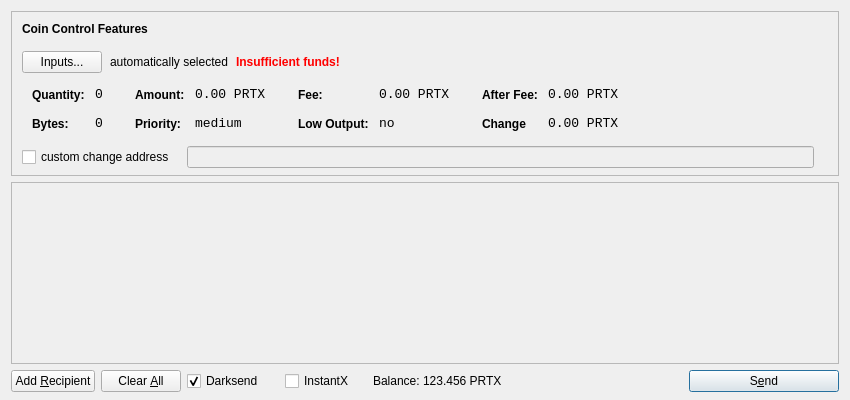
<?xml version="1.0" encoding="UTF-8"?>
<ui version="4.0">
 <class>SendCoinsDialog</class>
 <widget class="QDialog" name="SendCoinsDialog">
  <property name="geometry">
   <rect>
    <x>0</x>
    <y>0</y>
    <width>850</width>
    <height>400</height>
   </rect>
  </property>
  <property name="windowTitle">
   <string>Send Coins</string>
  </property>
  <layout class="QVBoxLayout" name="verticalLayout" stretch="0,1,0">
   <property name="bottomMargin">
    <number>8</number>
   </property>
   <item>
    <widget class="QFrame" name="frameCoinControl">
     <property name="sizePolicy">
      <sizepolicy hsizetype="Expanding" vsizetype="Expanding">
       <horstretch>0</horstretch>
       <verstretch>0</verstretch>
      </sizepolicy>
     </property>
     <property name="maximumSize">
      <size>
       <width>16777215</width>
       <height>16777215</height>
      </size>
     </property>
     <property name="frameShape">
      <enum>QFrame::StyledPanel</enum>
     </property>
     <property name="frameShadow">
      <enum>QFrame::Sunken</enum>
     </property>
     <layout class="QVBoxLayout" name="verticalLayoutCoinControl2">
      <property name="spacing">
       <number>-1</number>
      </property>
      <property name="leftMargin">
       <number>0</number>
      </property>
      <property name="topMargin">
       <number>0</number>
      </property>
      <property name="rightMargin">
       <number>0</number>
      </property>
      <property name="bottomMargin">
       <number>6</number>
      </property>
      <item>
       <layout class="QVBoxLayout" name="verticalLayoutCoinControl" stretch="0,0,0,0,1">
        <property name="spacing">
         <number>0</number>
        </property>
        <property name="leftMargin">
         <number>10</number>
        </property>
        <property name="topMargin">
         <number>10</number>
        </property>
        <item>
         <layout class="QHBoxLayout" name="horizontalLayoutCoinControl1">
          <property name="bottomMargin">
           <number>15</number>
          </property>
          <item>
           <widget class="QLabel" name="labelCoinControlFeatures">
            <property name="sizePolicy">
             <sizepolicy hsizetype="Preferred" vsizetype="Maximum">
              <horstretch>0</horstretch>
              <verstretch>0</verstretch>
             </sizepolicy>
            </property>
            <property name="font">
             <font>
              <weight>75</weight>
              <bold>true</bold>
             </font>
            </property>
            <property name="styleSheet">
             <string notr="true">font-weight:bold;</string>
            </property>
            <property name="text">
             <string>Coin Control Features</string>
            </property>
           </widget>
          </item>
         </layout>
        </item>
        <item>
         <layout class="QHBoxLayout" name="horizontalLayoutCoinControl2" stretch="0,0,0,0">
          <property name="spacing">
           <number>8</number>
          </property>
          <property name="bottomMargin">
           <number>10</number>
          </property>
          <item>
           <widget class="QPushButton" name="pushButtonCoinControl">
            <property name="styleSheet">
             <string notr="true"/>
            </property>
            <property name="text">
             <string>Inputs...</string>
            </property>
           </widget>
          </item>
          <item>
           <widget class="QLabel" name="labelCoinControlAutomaticallySelected">
            <property name="text">
             <string>automatically selected</string>
            </property>
            <property name="margin">
             <number>5</number>
            </property>
           </widget>
          </item>
          <item>
           <widget class="QLabel" name="labelCoinControlInsuffFunds">
            <property name="font">
             <font>
              <weight>75</weight>
              <bold>true</bold>
             </font>
            </property>
            <property name="styleSheet">
             <string notr="true">color:red;font-weight:bold;</string>
            </property>
            <property name="text">
             <string>Insufficient funds!</string>
            </property>
            <property name="margin">
             <number>5</number>
            </property>
           </widget>
          </item>
          <item>
           <spacer name="horizontalSpacerCoinControl">
            <property name="orientation">
             <enum>Qt::Horizontal</enum>
            </property>
            <property name="sizeHint" stdset="0">
             <size>
              <width>40</width>
              <height>1</height>
             </size>
            </property>
           </spacer>
          </item>
         </layout>
        </item>
        <item>
         <widget class="QWidget" name="widgetCoinControl" native="true">
          <property name="sizePolicy">
           <sizepolicy hsizetype="Preferred" vsizetype="Preferred">
            <horstretch>0</horstretch>
            <verstretch>0</verstretch>
           </sizepolicy>
          </property>
          <property name="minimumSize">
           <size>
            <width>0</width>
            <height>0</height>
           </size>
          </property>
          <property name="styleSheet">
           <string notr="true"/>
          </property>
          <layout class="QHBoxLayout" name="horizontalLayoutCoinControl5">
           <property name="margin">
            <number>0</number>
           </property>
           <item>
            <layout class="QHBoxLayout" name="horizontalLayoutCoinControl3" stretch="0,0,0,1">
             <property name="spacing">
              <number>20</number>
             </property>
             <property name="topMargin">
              <number>0</number>
             </property>
             <property name="bottomMargin">
              <number>10</number>
             </property>
             <item>
              <layout class="QFormLayout" name="formLayoutCoinControl1">
               <property name="horizontalSpacing">
                <number>10</number>
               </property>
               <property name="verticalSpacing">
                <number>14</number>
               </property>
               <property name="leftMargin">
                <number>10</number>
               </property>
               <property name="topMargin">
                <number>4</number>
               </property>
               <property name="rightMargin">
                <number>6</number>
               </property>
               <item row="0" column="0">
                <widget class="QLabel" name="labelCoinControlQuantityText">
                 <property name="styleSheet">
                  <string notr="true">font-weight:bold;</string>
                 </property>
                 <property name="text">
                  <string>Quantity:</string>
                 </property>
                 <property name="margin">
                  <number>0</number>
                 </property>
                </widget>
               </item>
               <item row="0" column="1">
                <widget class="QLabel" name="labelCoinControlQuantity">
                 <property name="font">
                  <font>
                   <family>Monospace</family>
                   <pointsize>10</pointsize>
                  </font>
                 </property>
                 <property name="cursor">
                  <cursorShape>IBeamCursor</cursorShape>
                 </property>
                 <property name="contextMenuPolicy">
                  <enum>Qt::ActionsContextMenu</enum>
                 </property>
                 <property name="text">
                  <string>0</string>
                 </property>
                 <property name="margin">
                  <number>0</number>
                 </property>
                 <property name="textInteractionFlags">
                  <set>Qt::LinksAccessibleByMouse|Qt::TextSelectableByKeyboard|Qt::TextSelectableByMouse</set>
                 </property>
                </widget>
               </item>
               <item row="1" column="0">
                <widget class="QLabel" name="labelCoinControlBytesText">
                 <property name="styleSheet">
                  <string notr="true">font-weight:bold;</string>
                 </property>
                 <property name="text">
                  <string>Bytes:</string>
                 </property>
                </widget>
               </item>
               <item row="1" column="1">
                <widget class="QLabel" name="labelCoinControlBytes">
                 <property name="font">
                  <font>
                   <family>Monospace</family>
                   <pointsize>10</pointsize>
                  </font>
                 </property>
                 <property name="cursor">
                  <cursorShape>IBeamCursor</cursorShape>
                 </property>
                 <property name="contextMenuPolicy">
                  <enum>Qt::ActionsContextMenu</enum>
                 </property>
                 <property name="text">
                  <string>0</string>
                 </property>
                 <property name="textInteractionFlags">
                  <set>Qt::LinksAccessibleByMouse|Qt::TextSelectableByKeyboard|Qt::TextSelectableByMouse</set>
                 </property>
                </widget>
               </item>
              </layout>
             </item>
             <item>
              <layout class="QFormLayout" name="formLayoutCoinControl2">
               <property name="horizontalSpacing">
                <number>10</number>
               </property>
               <property name="verticalSpacing">
                <number>14</number>
               </property>
               <property name="leftMargin">
                <number>6</number>
               </property>
               <property name="topMargin">
                <number>4</number>
               </property>
               <property name="rightMargin">
                <number>6</number>
               </property>
               <item row="0" column="0">
                <widget class="QLabel" name="labelCoinControlAmountText">
                 <property name="styleSheet">
                  <string notr="true">font-weight:bold;</string>
                 </property>
                 <property name="text">
                  <string>Amount:</string>
                 </property>
                 <property name="margin">
                  <number>0</number>
                 </property>
                </widget>
               </item>
               <item row="0" column="1">
                <widget class="QLabel" name="labelCoinControlAmount">
                 <property name="font">
                  <font>
                   <family>Monospace</family>
                   <pointsize>10</pointsize>
                  </font>
                 </property>
                 <property name="cursor">
                  <cursorShape>IBeamCursor</cursorShape>
                 </property>
                 <property name="contextMenuPolicy">
                  <enum>Qt::ActionsContextMenu</enum>
                 </property>
                 <property name="text">
                  <string>0.00 PRTX</string>
                 </property>
                 <property name="textInteractionFlags">
                  <set>Qt::LinksAccessibleByMouse|Qt::TextSelectableByKeyboard|Qt::TextSelectableByMouse</set>
                 </property>
                </widget>
               </item>
               <item row="1" column="0">
                <widget class="QLabel" name="labelCoinControlPriorityText">
                 <property name="styleSheet">
                  <string notr="true">font-weight:bold;</string>
                 </property>
                 <property name="text">
                  <string>Priority:</string>
                 </property>
                </widget>
               </item>
               <item row="1" column="1">
                <widget class="QLabel" name="labelCoinControlPriority">
                 <property name="font">
                  <font>
                   <family>Monospace</family>
                   <pointsize>10</pointsize>
                  </font>
                 </property>
                 <property name="cursor">
                  <cursorShape>IBeamCursor</cursorShape>
                 </property>
                 <property name="contextMenuPolicy">
                  <enum>Qt::ActionsContextMenu</enum>
                 </property>
                 <property name="text">
                  <string>medium</string>
                 </property>
                 <property name="textInteractionFlags">
                  <set>Qt::LinksAccessibleByMouse|Qt::TextSelectableByKeyboard|Qt::TextSelectableByMouse</set>
                 </property>
                </widget>
               </item>
              </layout>
             </item>
             <item>
              <layout class="QFormLayout" name="formLayoutCoinControl3">
               <property name="horizontalSpacing">
                <number>10</number>
               </property>
               <property name="verticalSpacing">
                <number>14</number>
               </property>
               <property name="leftMargin">
                <number>6</number>
               </property>
               <property name="topMargin">
                <number>4</number>
               </property>
               <property name="rightMargin">
                <number>6</number>
               </property>
               <item row="0" column="0">
                <widget class="QLabel" name="labelCoinControlFeeText">
                 <property name="styleSheet">
                  <string notr="true">font-weight:bold;</string>
                 </property>
                 <property name="text">
                  <string>Fee:</string>
                 </property>
                 <property name="margin">
                  <number>0</number>
                 </property>
                </widget>
               </item>
               <item row="0" column="1">
                <widget class="QLabel" name="labelCoinControlFee">
                 <property name="font">
                  <font>
                   <family>Monospace</family>
                   <pointsize>10</pointsize>
                  </font>
                 </property>
                 <property name="cursor">
                  <cursorShape>IBeamCursor</cursorShape>
                 </property>
                 <property name="contextMenuPolicy">
                  <enum>Qt::ActionsContextMenu</enum>
                 </property>
                 <property name="text">
                  <string>0.00 PRTX</string>
                 </property>
                 <property name="textInteractionFlags">
                  <set>Qt::LinksAccessibleByMouse|Qt::TextSelectableByKeyboard|Qt::TextSelectableByMouse</set>
                 </property>
                </widget>
               </item>
               <item row="1" column="0">
                <widget class="QLabel" name="labelCoinControlLowOutputText">
                 <property name="styleSheet">
                  <string notr="true">font-weight:bold;</string>
                 </property>
                 <property name="text">
                  <string>Low Output:</string>
                 </property>
                </widget>
               </item>
               <item row="1" column="1">
                <widget class="QLabel" name="labelCoinControlLowOutput">
                 <property name="font">
                  <font>
                   <family>Monospace</family>
                   <pointsize>10</pointsize>
                  </font>
                 </property>
                 <property name="cursor">
                  <cursorShape>IBeamCursor</cursorShape>
                 </property>
                 <property name="contextMenuPolicy">
                  <enum>Qt::ActionsContextMenu</enum>
                 </property>
                 <property name="text">
                  <string>no</string>
                 </property>
                 <property name="textInteractionFlags">
                  <set>Qt::LinksAccessibleByMouse|Qt::TextSelectableByKeyboard|Qt::TextSelectableByMouse</set>
                 </property>
                </widget>
               </item>
              </layout>
             </item>
             <item>
              <layout class="QFormLayout" name="formLayoutCoinControl4">
               <property name="horizontalSpacing">
                <number>10</number>
               </property>
               <property name="verticalSpacing">
                <number>14</number>
               </property>
               <property name="leftMargin">
                <number>6</number>
               </property>
               <property name="topMargin">
                <number>4</number>
               </property>
               <property name="rightMargin">
                <number>6</number>
               </property>
               <item row="0" column="0">
                <widget class="QLabel" name="labelCoinControlAfterFeeText">
                 <property name="styleSheet">
                  <string notr="true">font-weight:bold;</string>
                 </property>
                 <property name="text">
                  <string>After Fee:</string>
                 </property>
                 <property name="margin">
                  <number>0</number>
                 </property>
                </widget>
               </item>
               <item row="0" column="1">
                <widget class="QLabel" name="labelCoinControlAfterFee">
                 <property name="font">
                  <font>
                   <family>Monospace</family>
                   <pointsize>10</pointsize>
                  </font>
                 </property>
                 <property name="cursor">
                  <cursorShape>IBeamCursor</cursorShape>
                 </property>
                 <property name="contextMenuPolicy">
                  <enum>Qt::ActionsContextMenu</enum>
                 </property>
                 <property name="text">
                  <string>0.00 PRTX</string>
                 </property>
                 <property name="textInteractionFlags">
                  <set>Qt::LinksAccessibleByMouse|Qt::TextSelectableByKeyboard|Qt::TextSelectableByMouse</set>
                 </property>
                </widget>
               </item>
               <item row="1" column="0">
                <widget class="QLabel" name="labelCoinControlChangeText">
                 <property name="styleSheet">
                  <string notr="true">font-weight:bold;</string>
                 </property>
                 <property name="text">
                  <string>Change</string>
                 </property>
                </widget>
               </item>
               <item row="1" column="1">
                <widget class="QLabel" name="labelCoinControlChange">
                 <property name="font">
                  <font>
                   <family>Monospace</family>
                   <pointsize>10</pointsize>
                  </font>
                 </property>
                 <property name="cursor">
                  <cursorShape>IBeamCursor</cursorShape>
                 </property>
                 <property name="contextMenuPolicy">
                  <enum>Qt::ActionsContextMenu</enum>
                 </property>
                 <property name="text">
                  <string>0.00 PRTX</string>
                 </property>
                 <property name="textInteractionFlags">
                  <set>Qt::LinksAccessibleByMouse|Qt::TextSelectableByKeyboard|Qt::TextSelectableByMouse</set>
                 </property>
                </widget>
               </item>
              </layout>
             </item>
            </layout>
           </item>
          </layout>
         </widget>
        </item>
        <item>
         <layout class="QHBoxLayout" name="horizontalLayoutCoinControl4" stretch="0,0,0">
          <property name="spacing">
           <number>12</number>
          </property>
          <property name="sizeConstraint">
           <enum>QLayout::SetDefaultConstraint</enum>
          </property>
          <property name="topMargin">
           <number>5</number>
          </property>
          <property name="rightMargin">
           <number>5</number>
          </property>
          <item>
           <widget class="QCheckBox" name="checkBoxCoinControlChange">
            <property name="text">
             <string>custom change address</string>
            </property>
           </widget>
          </item>
          <item>
           <widget class="QLineEdit" name="lineEditCoinControlChange">
            <property name="enabled">
             <bool>false</bool>
            </property>
            <property name="sizePolicy">
             <sizepolicy hsizetype="Expanding" vsizetype="Fixed">
              <horstretch>0</horstretch>
              <verstretch>0</verstretch>
             </sizepolicy>
            </property>
           </widget>
          </item>
          <item>
           <widget class="QLabel" name="labelCoinControlChangeLabel">
            <property name="sizePolicy">
             <sizepolicy hsizetype="Preferred" vsizetype="Expanding">
              <horstretch>0</horstretch>
              <verstretch>0</verstretch>
             </sizepolicy>
            </property>
            <property name="minimumSize">
             <size>
              <width>0</width>
              <height>0</height>
             </size>
            </property>
            <property name="text">
             <string/>
            </property>
            <property name="margin">
             <number>3</number>
            </property>
           </widget>
          </item>
         </layout>
        </item>
        <item>
         <spacer name="verticalSpacerCoinControl">
          <property name="orientation">
           <enum>Qt::Vertical</enum>
          </property>
          <property name="sizeHint" stdset="0">
           <size>
            <width>800</width>
            <height>1</height>
           </size>
          </property>
         </spacer>
        </item>
       </layout>
      </item>
     </layout>
    </widget>
   </item>
   <item>
    <widget class="QScrollArea" name="scrollArea">
     <property name="widgetResizable">
      <bool>true</bool>
     </property>
     <widget class="QWidget" name="scrollAreaWidgetContents">
      <property name="geometry">
       <rect>
        <x>0</x>
        <y>0</y>
        <width>830</width>
        <height>165</height>
       </rect>
      </property>
      <layout class="QVBoxLayout" name="verticalLayout_2">
       <property name="margin">
        <number>0</number>
       </property>
       <item>
        <layout class="QVBoxLayout" name="entries">
         <property name="spacing">
          <number>6</number>
         </property>
        </layout>
       </item>
       <item>
        <spacer name="verticalSpacer">
         <property name="orientation">
          <enum>Qt::Vertical</enum>
         </property>
         <property name="sizeHint" stdset="0">
          <size>
           <width>20</width>
           <height>40</height>
          </size>
         </property>
        </spacer>
       </item>
      </layout>
     </widget>
    </widget>
   </item>
   <item>
    <layout class="QHBoxLayout" name="horizontalLayout">
     <item>
      <widget class="QPushButton" name="addButton">
       <property name="toolTip">
        <string>Send to multiple recipients at once</string>
       </property>
       <property name="text">
        <string>Add &amp;Recipient</string>
       </property>
       <property name="autoDefault">
        <bool>false</bool>
       </property>
      </widget>
     </item>
     <item>
      <widget class="QPushButton" name="clearButton">
       <property name="sizePolicy">
        <sizepolicy hsizetype="Minimum" vsizetype="Fixed">
         <horstretch>0</horstretch>
         <verstretch>0</verstretch>
        </sizepolicy>
       </property>
       <property name="toolTip">
        <string>Remove all transaction fields</string>
       </property>
       <property name="text">
        <string>Clear &amp;All</string>
       </property>
       <property name="autoRepeatDelay">
        <number>300</number>
       </property>
       <property name="autoDefault">
        <bool>false</bool>
       </property>
      </widget>
     </item>
     <item>
      <layout class="QHBoxLayout" name="horizontalLayout_2">
       <property name="spacing">
        <number>3</number>
       </property>
        <item>
        <widget class="QCheckBox" name="checkUseDarksend">
         <property name="minimumSize">
          <size>
           <width>95</width>
           <height>0</height>
          </size>
         </property>
         <property name="text">
          <string>Darksend</string>
         </property>
         <property name="checked">
          <bool>true</bool>
         </property>
        </widget>
       </item>
       <item>
        <widget class="QCheckBox" name="checkInstantX">
         <property name="enabled">
          <bool>true</bool>
         </property>
         <property name="minimumSize">
          <size>
           <width>85</width>
           <height>0</height>
          </size>
         </property>
         <property name="text">
          <string>InstantX</string>
         </property>
        </widget>
       </item>
       <item>
        <widget class="QLabel" name="label">
         <property name="sizePolicy">
          <sizepolicy hsizetype="Preferred" vsizetype="Fixed">
           <horstretch>0</horstretch>
           <verstretch>0</verstretch>
          </sizepolicy>
         </property>
         <property name="text">
          <string>Balance:</string>
         </property>
        </widget>
       </item>
       <item>
        <widget class="QLabel" name="labelBalance">
         <property name="sizePolicy">
          <sizepolicy hsizetype="Preferred" vsizetype="Fixed">
           <horstretch>0</horstretch>
           <verstretch>0</verstretch>
          </sizepolicy>
         </property>
         <property name="cursor">
          <cursorShape>IBeamCursor</cursorShape>
         </property>
         <property name="text">
          <string>123.456 PRTX</string>
         </property>
         <property name="textInteractionFlags">
          <set>Qt::LinksAccessibleByMouse|Qt::TextSelectableByKeyboard|Qt::TextSelectableByMouse</set>
         </property>
        </widget>
       </item>
      </layout>
     </item>
     <item>
      <spacer name="horizontalSpacer">
       <property name="orientation">
        <enum>Qt::Horizontal</enum>
       </property>
       <property name="sizeHint" stdset="0">
        <size>
         <width>40</width>
         <height>20</height>
        </size>
       </property>
      </spacer>
     </item>
     <item>
      <widget class="QPushButton" name="sendButton">
       <property name="minimumSize">
        <size>
         <width>150</width>
         <height>0</height>
        </size>
       </property>
       <property name="toolTip">
        <string>Confirm the send action</string>
       </property>
       <property name="text">
        <string>S&amp;end</string>
       </property>
       <property name="icon">
        <iconset resource="../bitcoin.qrc">
         <normaloff>:/icons/send</normaloff>:/icons/send</iconset>
       </property>
       <property name="default">
        <bool>true</bool>
       </property>
      </widget>
     </item>
    </layout>
   </item>
  </layout>
 </widget>
 <resources>
  <include location="../bitcoin.qrc"/>
 </resources>
 <connections/>
</ui>
